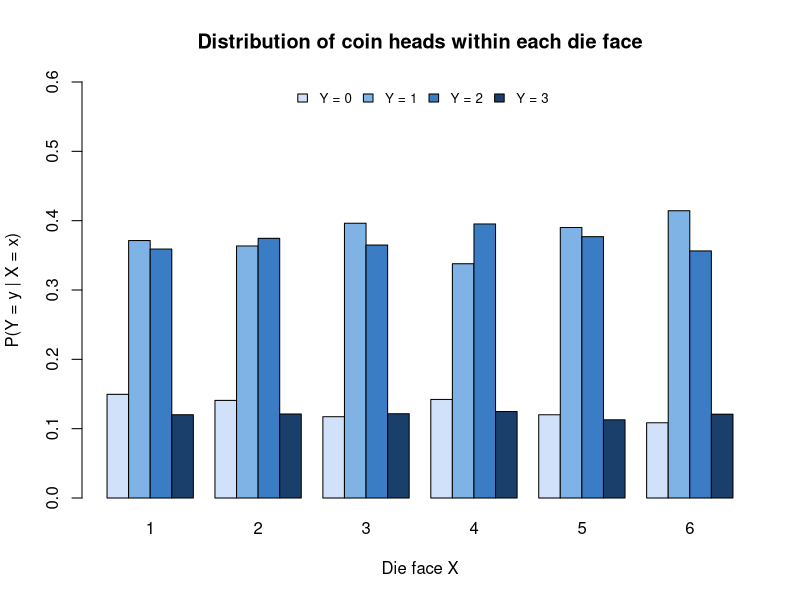
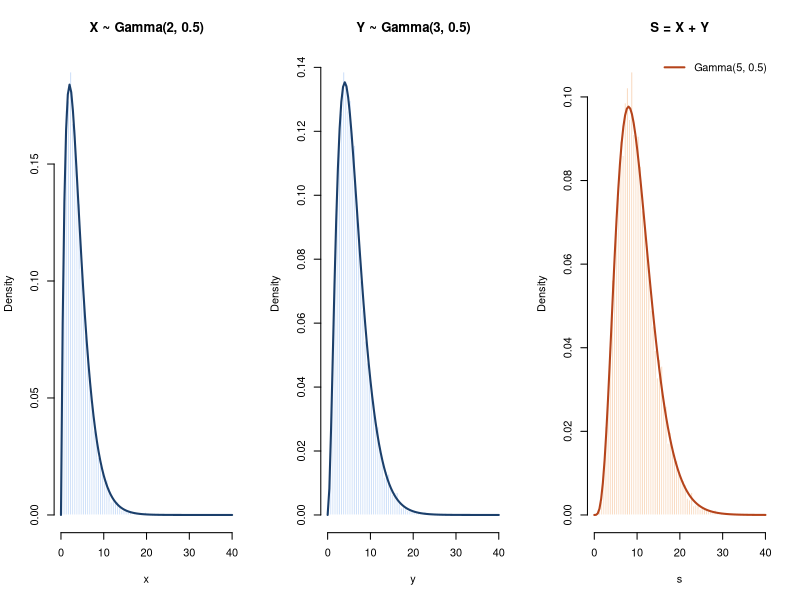
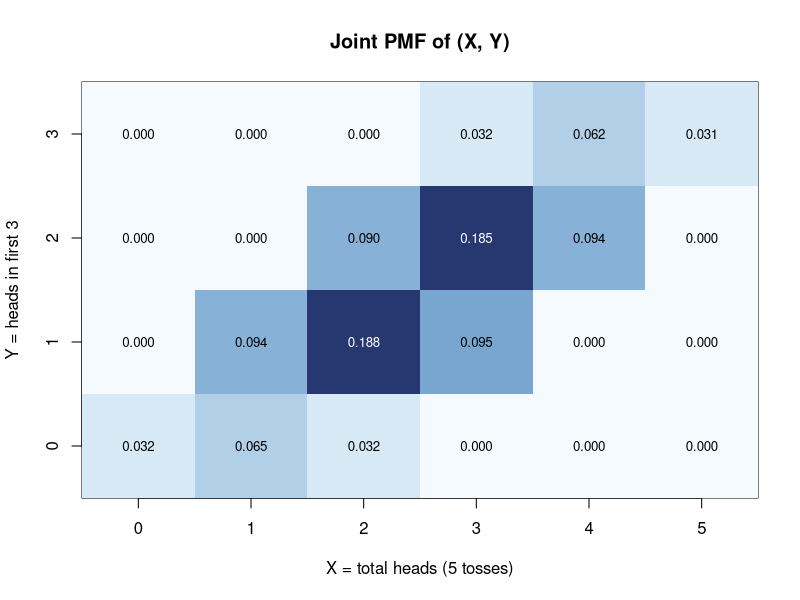
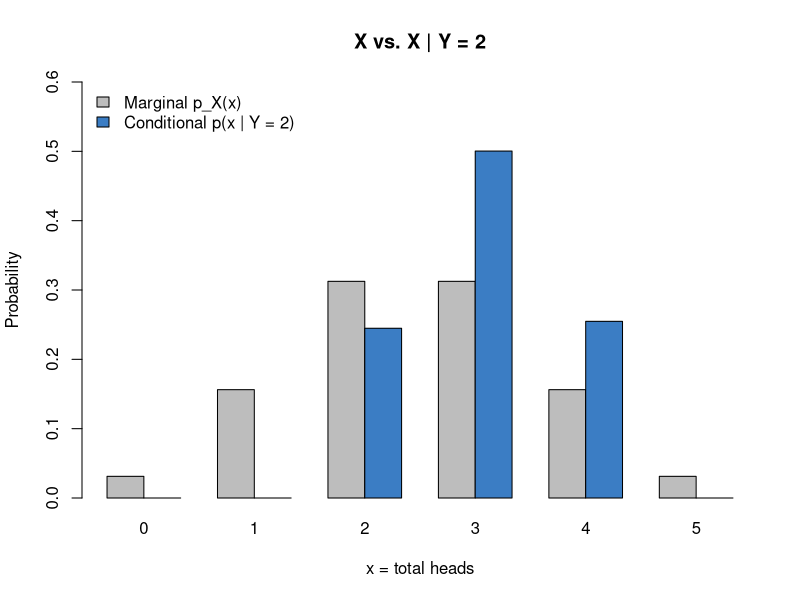
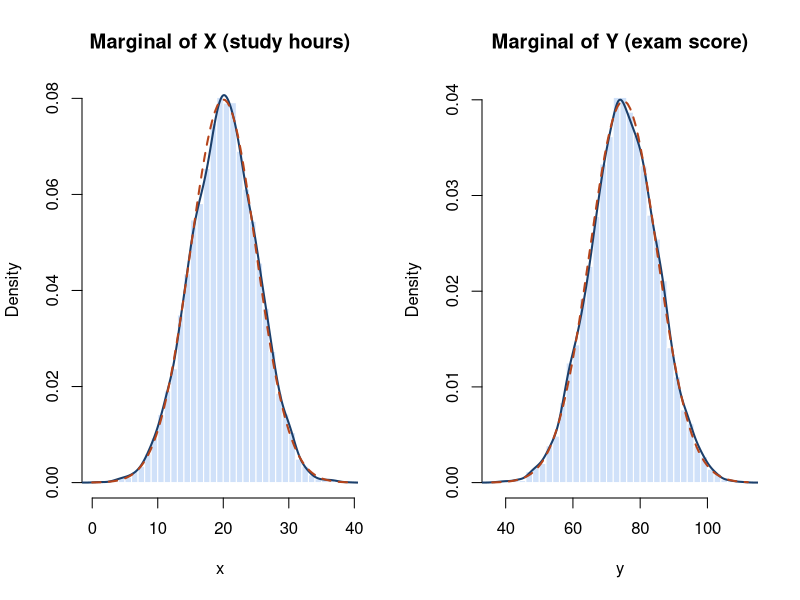
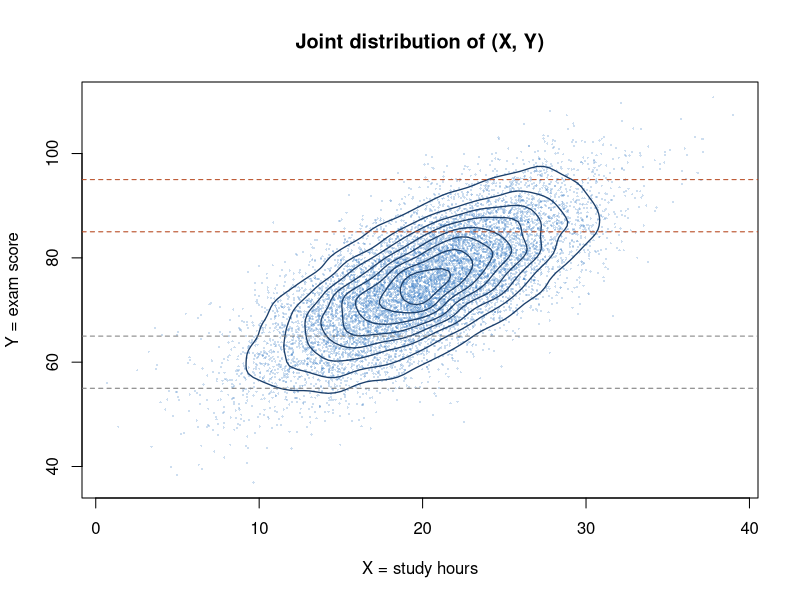
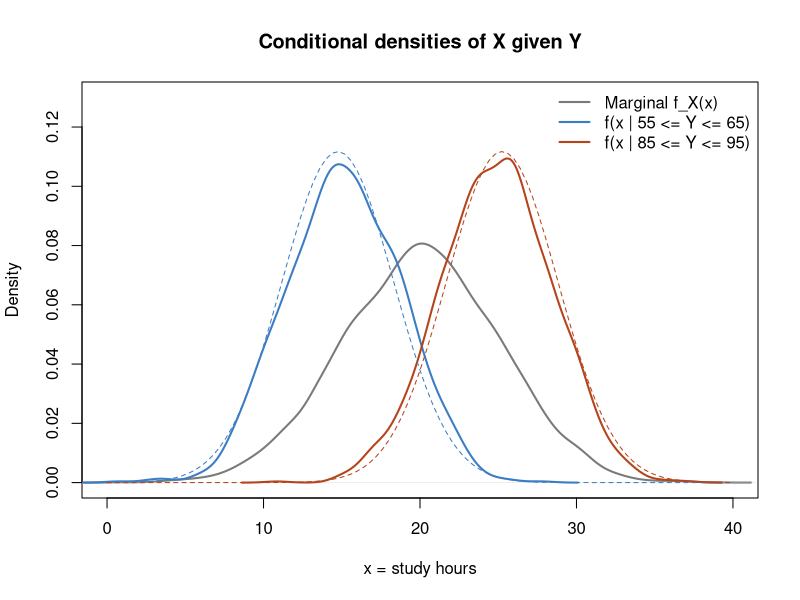
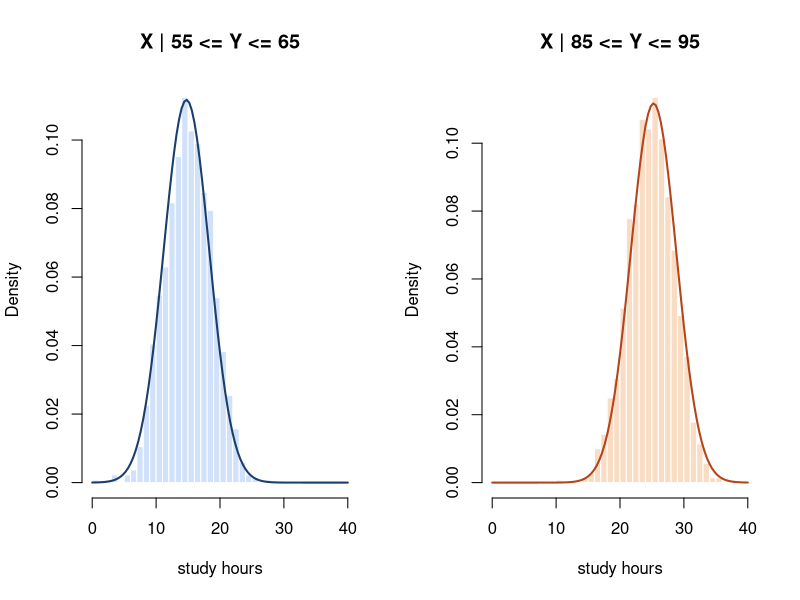

These figures' R source, in order:
## ---- chunk 1
knitr::opts_chunk$set(echo = TRUE, message = FALSE, warning = FALSE,
                      fig.align = "center", fig.width = 7, fig.height = 4.5)
library(MASS)   # kde2d() for the 2-D density estimate (ships with R)
set.seed(1110)  # reproducibility for every simulation below
## ---- chunk 2
n1 <- 5000
X1 <- sample(1:6, n1, replace = TRUE)          # fair die
Y1 <- rbinom(n1, size = 3, prob = 0.5)         # heads in 3 fair tosses
head(data.frame(X = X1, Y = Y1), 8)
## ---- chunk 3
tab1 <- table(X = X1, Y = Y1)
tab1
cor(X1, Y1)                                    # sample correlation
## ---- chunk 4
prop_by_x <- prop.table(tab1, margin = 1)      # P(Y = y | X = x)
barplot(t(prop_by_x), beside = TRUE, col = c("#d0e1f9", "#7fb3e6", "#3b7dc4", "#1b3f6b"),
        legend.text = paste("Y =", 0:3), args.legend = list(x = "top", horiz = TRUE, cex = 0.8, bty = "n"),
        xlab = "Die face X", ylab = "P(Y = y | X = x)", ylim = c(0, 0.6),
        main = "Distribution of coin heads within each die face")
## ---- chunk 5
joint1  <- prop.table(tab1)                    # empirical p_{X,Y}(x, y)
pX1     <- rowSums(joint1)                     # empirical p_X(x)
pY1     <- colSums(joint1)                     # empirical p_Y(y)

round(addmargins(joint1), 4)                   # joint PMF with marginals on the edges
## ---- chunk 6
data.frame(x = 1:6, empirical_pX = round(as.numeric(pX1), 4), theoretical_pX = round(1/6, 4))
data.frame(y = 0:3, empirical_pY = round(as.numeric(pY1), 4), theoretical_pY = dbinom(0:3, 3, 0.5))
## ---- chunk 7
product1 <- outer(pX1, pY1)                    # p_X(x) * p_Y(y)
diff1    <- joint1 - product1

round(product1, 4)                             # Table 4: product of marginals
round(diff1, 4)                                # Table 5: joint minus product
max_abs_diff <- max(abs(diff1))
max_abs_diff

chi1 <- chisq.test(tab1)                       # test of independence
chi1
## ---- chunk 8
W1 <- Y1 + (X1 >= 5)
jointXW <- prop.table(table(X1, W1))
max(abs(jointXW - outer(rowSums(jointXW), colSums(jointXW))))
chisq.test(table(X1, W1))$p.value
## ---- chunk 9
n2     <- 10000
alphaX <- 2; alphaY <- 3; rate <- 0.5
X2 <- rgamma(n2, shape = alphaX, rate = rate)  # generated in its own call
Y2 <- rgamma(n2, shape = alphaY, rate = rate)  # separate call -> independent of X2
cor(X2, Y2)                                    # should be ~ 0
## ---- chunk 10
S2 <- X2 + Y2
par(mfrow = c(1, 3))
hist(X2, breaks = 60, freq = FALSE, col = "#d0e1f9", border = "white",
     main = "X ~ Gamma(2, 0.5)", xlab = "x", xlim = c(0, 40))
curve(dgamma(x, alphaX, rate), add = TRUE, lwd = 2, col = "#1b3f6b")
hist(Y2, breaks = 60, freq = FALSE, col = "#d0e1f9", border = "white",
     main = "Y ~ Gamma(3, 0.5)", xlab = "y", xlim = c(0, 40))
curve(dgamma(x, alphaY, rate), add = TRUE, lwd = 2, col = "#1b3f6b")
hist(S2, breaks = 60, freq = FALSE, col = "#f9dcc4", border = "white",
     main = "S = X + Y", xlab = "s", xlim = c(0, 40))
curve(dgamma(x, alphaX + alphaY, rate), add = TRUE, lwd = 2, col = "#b5441b")
legend("topright", legend = "Gamma(5, 0.5)", lwd = 2, col = "#b5441b", bty = "n")
par(mfrow = c(1, 1))
## ---- chunk 11
ks.test(S2, "pgamma", shape = alphaX + alphaY, rate = rate)
## ---- chunk 12
theory <- c(E_X = alphaX/rate, E_Y = alphaY/rate, E_S = (alphaX + alphaY)/rate,
            V_X = alphaX/rate^2, V_Y = alphaY/rate^2, V_S = (alphaX + alphaY)/rate^2)
simul  <- c(mean(X2), mean(Y2), mean(S2), var(X2), var(Y2), var(S2))

moments <- data.frame(
  Quantity    = c("E[X]", "E[Y]", "E[S]", "Var(X)", "Var(Y)", "Var(S)"),
  Theoretical = as.numeric(theory),
  Simulated   = round(simul, 4),
  Abs_Error   = round(abs(simul - theory), 4)
)
moments

# Additivity checks on the simulated data
c(mean_X_plus_mean_Y = mean(X2) + mean(Y2), mean_S = mean(S2))
c(var_X_plus_var_Y   = var(X2) + var(Y2),   var_S  = var(S2),
  two_cov_XY         = 2 * cov(X2, Y2))
## ---- chunk 13
n3 <- 10000
Y3 <- rbinom(n3, 3, 0.5)                       # heads in first 3 tosses
Z3 <- rbinom(n3, 2, 0.5)                       # heads in last 2 tosses
X3 <- Y3 + Z3                                  # total heads in 5 tosses
## ---- chunk 14
joint3 <- prop.table(table(X = factor(X3, levels = 0:5), Y = factor(Y3, levels = 0:3)))
round(joint3, 4)

# Theoretical joint PMF: p(x, y) = P(Y = y) * P(Z = x - y)
joint3_theory <- outer(0:5, 0:3, function(x, y) dbinom(y, 3, 0.5) * dbinom(x - y, 2, 0.5))
dimnames(joint3_theory) <- list(X = 0:5, Y = 0:3)
round(joint3_theory, 4)
## ---- chunk 15
image(0:5, 0:3, joint3, col = hcl.colors(20, "Blues", rev = TRUE),
      xlab = "X = total heads (5 tosses)", ylab = "Y = heads in first 3", main = "Joint PMF of (X, Y)")
text(rep(0:5, 4), rep(0:3, each = 6), sprintf("%.3f", joint3), cex = 0.8,
     col = ifelse(joint3 > 0.12, "white", "black"))
## ---- chunk 16
pX3 <- rowSums(joint3); pY3 <- colSums(joint3)
data.frame(x = 0:5, empirical_pX = round(as.numeric(pX3), 4), theoretical_pX = round(dbinom(0:5, 5, 0.5), 4))
data.frame(y = 0:3, empirical_pY = round(as.numeric(pY3), 4), theoretical_pY = dbinom(0:3, 3, 0.5))
## ---- chunk 17
y0 <- 2
cond3        <- joint3[, as.character(y0)] / pY3[as.character(y0)]
cond3_theory <- dbinom(0:5 - y0, 2, 0.5)       # given Y = 2, X = 2 + Z
cond_table <- data.frame(x = 0:5,
                         conditional_emp    = round(as.numeric(cond3), 4),
                         conditional_theory = cond3_theory,
                         marginal_pX        = round(dbinom(0:5, 5, 0.5), 4))
cond_table
sum(cond3)                                     # a valid PMF sums to 1

c(E_X = sum(0:5 * pX3), E_X_given_Y2 = sum(0:5 * cond3))
c(Var_X = sum((0:5)^2 * pX3) - sum(0:5 * pX3)^2,
  Var_X_given_Y2 = sum((0:5)^2 * cond3) - sum(0:5 * cond3)^2)
## ---- chunk 18
barplot(rbind(dbinom(0:5, 5, 0.5), as.numeric(cond3)), beside = TRUE, names.arg = 0:5,
        col = c("#bdbdbd", "#3b7dc4"), ylim = c(0, 0.6),
        legend.text = c("Marginal p_X(x)", "Conditional p(x | Y = 2)"),
        args.legend = list(x = "topleft", bty = "n"),
        xlab = "x = total heads", ylab = "Probability", main = "X vs. X | Y = 2")
## ---- chunk 19
n4 <- 10000
muX <- 20; sdX <- 5; muY <- 75; sdY <- 10; rho <- 0.7
Sigma <- matrix(c(sdX^2, rho*sdX*sdY, rho*sdX*sdY, sdY^2), 2)
XY4 <- mvrnorm(n4, mu = c(muX, muY), Sigma = Sigma)
X4 <- XY4[, 1]; Y4 <- XY4[, 2]

data.frame(Variable = c("X (study hours)", "Y (exam score)"),
           Mean = round(c(mean(X4), mean(Y4)), 3),
           SD   = round(c(sd(X4), sd(Y4)), 3),
           Min  = round(c(min(X4), min(Y4)), 2),
           Max  = round(c(max(X4), max(Y4)), 2))
cor(X4, Y4)
## ---- chunk 20
par(mfrow = c(1, 2))
hist(X4, breaks = 50, freq = FALSE, col = "#d0e1f9", border = "white",
     main = "Marginal of X (study hours)", xlab = "x")
lines(density(X4), lwd = 2, col = "#1b3f6b")
curve(dnorm(x, muX, sdX), add = TRUE, lwd = 2, lty = 2, col = "#b5441b")
hist(Y4, breaks = 50, freq = FALSE, col = "#d0e1f9", border = "white",
     main = "Marginal of Y (exam score)", xlab = "y")
lines(density(Y4), lwd = 2, col = "#1b3f6b")
curve(dnorm(x, muY, sdY), add = TRUE, lwd = 2, lty = 2, col = "#b5441b")
par(mfrow = c(1, 1))
## ---- chunk 21
dens2d <- kde2d(X4, Y4, n = 100)
plot(X4, Y4, pch = 16, cex = 0.3, col = adjustcolor("#3b7dc4", 0.25),
     xlab = "X = study hours", ylab = "Y = exam score", main = "Joint distribution of (X, Y)")
contour(dens2d, add = TRUE, drawlabels = FALSE, col = "#1b3f6b", lwd = 1.3)
abline(h = c(85, 95), lty = 2, col = "#b5441b"); abline(h = c(55, 65), lty = 2, col = "#7a7a7a")
## ---- chunk 22
hi <- X4[Y4 >= 85 & Y4 <= 95]
lo <- X4[Y4 >= 55 & Y4 <= 65]
cond_mean <- function(y) muX + rho * sdX / sdY * (y - muY)
cond_sd   <- sdX * sqrt(1 - rho^2)

data.frame(Group = c("All students (marginal)", "Low score: 55 <= Y <= 65", "High score: 85 <= Y <= 95"),
           n                 = c(length(X4), length(lo), length(hi)),
           Empirical_mean    = round(c(mean(X4), mean(lo), mean(hi)), 3),
           Theoretical_mean  = round(c(muX, cond_mean(60), cond_mean(90)), 3),
           Empirical_SD      = round(c(sd(X4), sd(lo), sd(hi)), 3),
           Theoretical_SD    = round(c(sdX, cond_sd, cond_sd), 3))
## ---- chunk 23
plot(density(X4), lwd = 2, col = "#7a7a7a", ylim = c(0, 0.13), xlim = c(0, 40),
     main = "Conditional densities of X given Y", xlab = "x = study hours")
lines(density(lo), lwd = 2, col = "#3b7dc4")
lines(density(hi), lwd = 2, col = "#b5441b")
curve(dnorm(x, cond_mean(60), cond_sd), add = TRUE, lty = 2, col = "#3b7dc4")
curve(dnorm(x, cond_mean(90), cond_sd), add = TRUE, lty = 2, col = "#b5441b")
legend("topright", bty = "n", lwd = 2, col = c("#7a7a7a", "#3b7dc4", "#b5441b"),
       legend = c("Marginal f_X(x)", "f(x | 55 <= Y <= 65)", "f(x | 85 <= Y <= 95)"))
## ---- chunk 24
par(mfrow = c(1, 2))
hist(lo, breaks = 30, freq = FALSE, col = "#d0e1f9", border = "white", xlim = c(0, 40),
     main = "X | 55 <= Y <= 65", xlab = "study hours")
curve(dnorm(x, cond_mean(60), cond_sd), add = TRUE, lwd = 2, col = "#1b3f6b")
hist(hi, breaks = 30, freq = FALSE, col = "#f9dcc4", border = "white", xlim = c(0, 40),
     main = "X | 85 <= Y <= 95", xlab = "study hours")
curve(dnorm(x, cond_mean(90), cond_sd), add = TRUE, lwd = 2, col = "#b5441b")
par(mfrow = c(1, 1))
